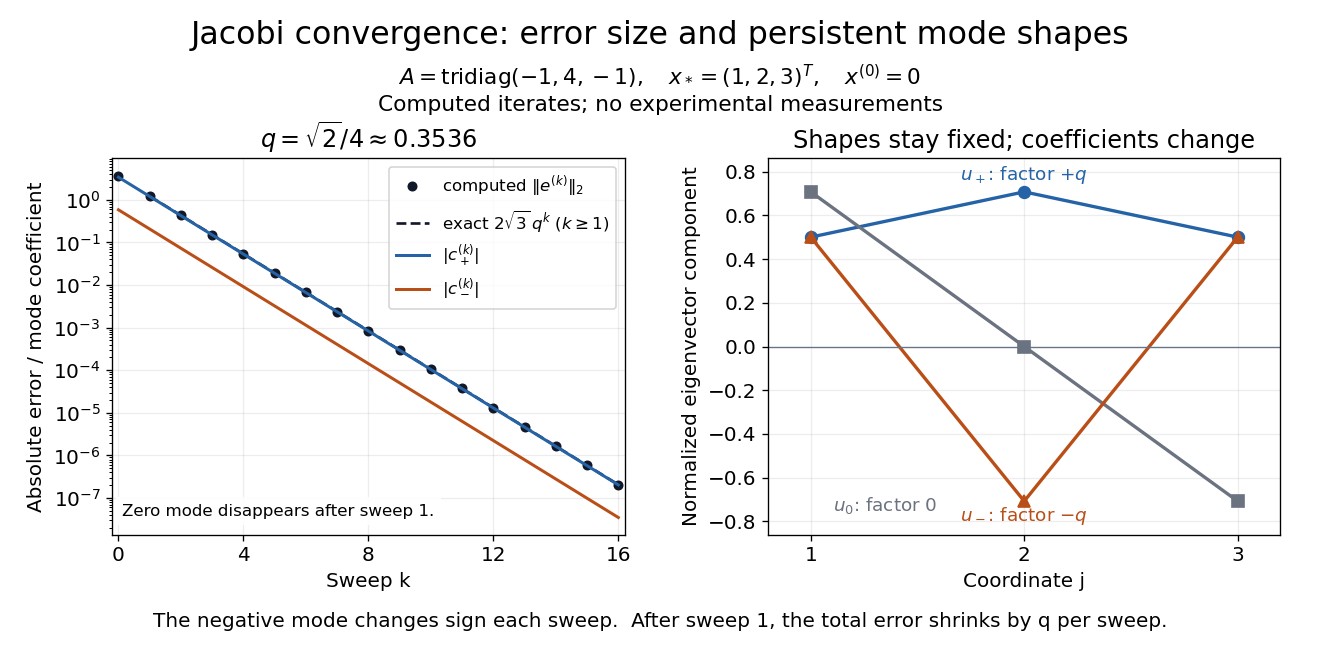

This figure's Python source:
"""Compute and plot Jacobi errors and eigenmodes for an original system.

Tested with Python 3.14, Matplotlib 3.10.7 and NumPy 2.3.5.
Run from _media; emits this script's basename.png into the current directory.
"""
from pathlib import Path

import matplotlib.pyplot as plt
import numpy as np


def main():
    a = np.array([[4., -1., 0.], [-1., 4., -1.], [0., -1., 4.]])
    xstar = np.array([1., 2., 3.])
    b = a @ xstar
    d = np.diag(a)
    iteration = np.eye(3) - a / d[:, None]
    q = np.sqrt(2.) / 4.
    modes = np.array([[.5, 1/np.sqrt(2), .5],
                      [1/np.sqrt(2), 0, -1/np.sqrt(2)],
                      [.5, -1/np.sqrt(2), .5]])
    k = np.arange(17)
    x = np.zeros(3)
    errors = []
    for _ in k:
        errors.append(x - xstar)
        # Evaluate every coordinate from the same old vector.
        x = x + (b - a @ x) / d
    errors = np.asarray(errors)
    coefficients = errors @ modes.T
    norms = np.linalg.norm(errors, axis=1)
    exact_norms = 2*np.sqrt(3)*q**k[1:]
    np.testing.assert_allclose(norms[1:], exact_norms, rtol=2e-8, atol=1e-15)
    np.testing.assert_allclose(iteration @ modes.T,
                               modes.T * np.array([q, 0, -q]), atol=2e-16)
    plt.rcParams.update({'font.family': 'DejaVu Sans', 'font.size': 12})
    fig, axes = plt.subplots(1, 2, figsize=(11, 5.5), dpi=120, facecolor='white')
    fig.subplots_adjust(left=.085, right=.97, top=.76, bottom=.19, wspace=.28)
    fig.suptitle('Jacobi convergence: error size and persistent mode shapes',
                 fontsize=19, y=.97)
    fig.text(.5, .865, r'$A=\mathrm{tridiag}(-1,4,-1),\quad x_*=(1,2,3)^T,\quad x^{(0)}=0$'
             '\nComputed iterates; no experimental measurements', ha='center', va='center', fontsize=13)
    left, right = axes
    colors = ['#2563a6', '#6b7280', '#ba4e17']
    left.semilogy(k, norms, 'o', ms=5, color='#111827', label=r'computed $\|e^{(k)}\|_2$')
    left.semilogy(k[1:], exact_norms, '--', color='#111827', lw=1.6,
                  label=r'exact $2\sqrt{3}\,q^k$ ($k\geq1$)')
    for j, label in [(0, r'$|c_+^{(k)}|$'), (2, r'$|c_-^{(k)}|$')]:
        left.semilogy(k, np.abs(coefficients[:, j]), '-', color=colors[j],
                      lw=1.8, label=label)
    left.set(xlabel='Sweep k', ylabel='Absolute error / mode coefficient',
             title=r'$q=\sqrt{2}/4\approx0.3536$', xlim=(-.2, 16.2))
    left.set_xticks(np.arange(0, 17, 4))
    left.grid(True, which='major', alpha=.22)
    left.legend(fontsize=10, loc='upper right')
    left.text(.02, .05, 'Zero mode disappears after sweep 1.',
              transform=left.transAxes, fontsize=10,
              bbox={'facecolor': 'white', 'edgecolor': 'none', 'alpha': .9})
    labels = [r'$u_+$: factor $+q$', r'$u_0$: factor $0$', r'$u_-$: factor $-q$']
    for j, (color, label, marker) in enumerate(zip(colors, labels, ['o', 's', '^'])):
        right.plot([1, 2, 3], modes[j], marker=marker, color=color, lw=2,
                   ms=7, label=label)
    right.axhline(0, color='#64748b', lw=.8)
    right.set(xlabel='Coordinate j', ylabel='Normalized eigenvector component',
              title='Shapes stay fixed; coefficients change',
              xticks=[1, 2, 3], xlim=(.8, 3.2), ylim=(-.86, .86))
    right.grid(True, alpha=.22)
    right.text(2, .76, labels[0], ha='center', color=colors[0], fontsize=11)
    right.text(2, -.80, labels[2], ha='center', color=colors[2], fontsize=11)
    right.text(1.35, -.75, labels[1], ha='center', color=colors[1], fontsize=11)
    fig.text(.5, .05, 'The negative mode changes sign each sweep.  '
             'After sweep 1, the total error shrinks by q per sweep.',
             ha='center', fontsize=12)
    fig.savefig(Path.cwd() / (Path(__file__).stem + '.png'), facecolor='white')
    plt.close(fig)


if __name__ == '__main__':
    main()
